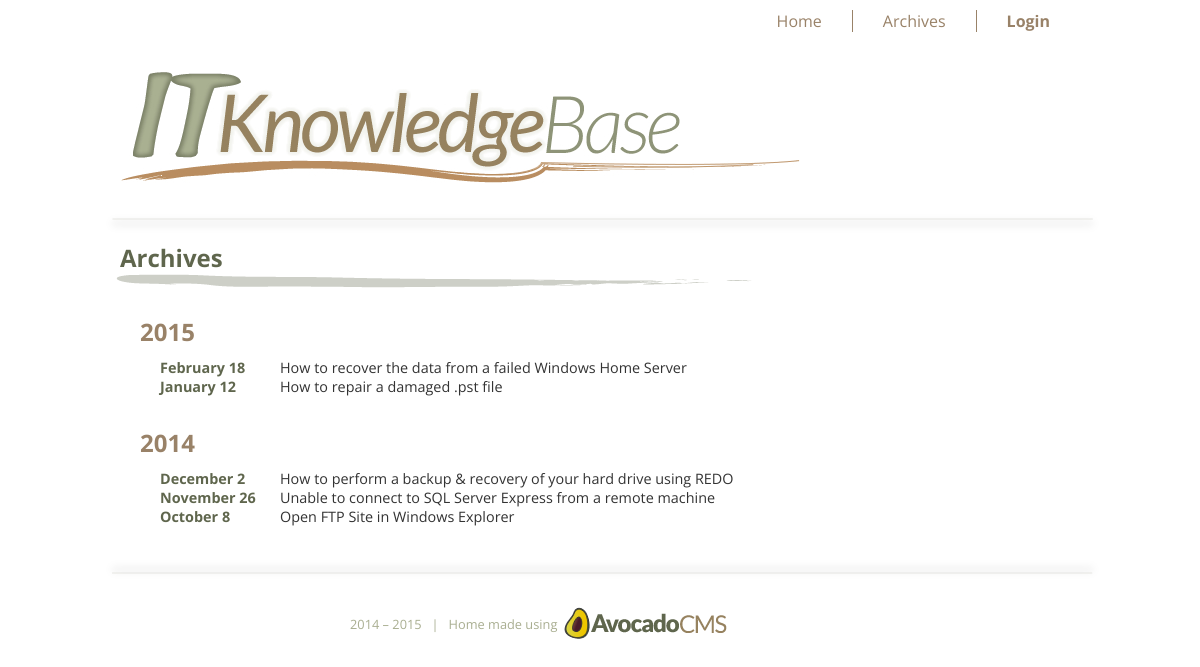
/archive.php, run on the app's committed database.
### tables this page shows
CREATE TABLE IF NOT EXISTS `articles` (
  `article_id` int(10) NOT NULL AUTO_INCREMENT,
  `category_id` int(10) NOT NULL,
  `article_title` varchar(100) NOT NULL,
  `article_date` date NOT NULL,
  `article_editDate` date DEFAULT NULL,
  `article_author` varchar(50) NOT NULL,
  `article_keywords` text NOT NULL,
  `article_image` text NOT NULL,
  `article_content` text NOT NULL,
  PRIMARY KEY (`article_id`),
  FULLTEXT KEY `article_content` (`article_content`)
);

### archive.php (the view, shortened to what this page needs)
<!doctype html>
<html>
    <head>
	<link rel="stylesheet" type="text/css" href="css/style.css" media="all">
    </head>
    <body>
    	<div class="container">
            <?php include ('includes/header.php'); ?>
            <div id="top-separator-archives"><img src="images/top-separator.png" alt="top border"></div>
            <div id="archive-heading"><h2>Archives</h2></div>
			<div id="archive-wrapper">
			<?php
				include ('includes/database.php');
				$get_article_year = "select article_date from articles
									 group by Year(article_date)
									 order by article_date desc";
				$run_article_year = mysqli_query($db, $get_article_year);
				while ($row_article_year =  mysqli_fetch_array($run_article_year)) {
					$article_year = date_create($row_article_year['article_date']);
					$article_year = date_format($article_year, 'Y');
					echo "<div id='archive-area'>
						  <h2>$article_year</h2>
						  <table>";
					$get_year_articles = "select * from articles
										  where Year(article_date) = '$article_year'
										  order by article_date desc";
					$run_year_articles = mysqli_query($db, $get_year_articles);
					while ($row_year_articles = mysqli_fetch_array($run_year_articles)) {
							$article_id = $row_year_articles['article_id'];
							$article_title = $row_year_articles['article_title'];
							$article_date = date_create($row_year_articles['article_date']);
							$article_date = date_format($article_date, 'F j');
							echo "<tr>
									<td class='articleDate'>$article_date</td>
									<td class='articleTitle'><a href='details.php?article=$article_id'>$article_title</a></td>
								  </tr>";
					}
					echo "</table>
						  </div> ";
				}
            ?>
			</div>
            <div id="bottom-separator"><img src="images/bottom-separator.png" alt="bottom border"></div>
            <?php include ("includes/footer.php"); ?>
        </div>
    </body>
</html>

### css/style.css (style rules this page uses)
body,div,dl,dt,dd,ul,ol,li,h1,h2,h3,h4,h5,h6,pre,form,fieldset,input,textarea,p,th,td { margin:0; padding:0; }
table { border-collapse:collapse; border-spacing:0; }
fieldset,img { border:0; }
body { font-family: 'Lao UI', 'Open Sans', 'Myriad Pro', Arial, Helvetica, sans-serif; }
.container { max-width: 1000px; margin: auto; }
#articles_area h1, h2, h3 { margin-bottom: 20px; }
table td { padding-bottom: 20px; }
#archive-heading { width: 649px; background-image: url("../images/top-brush.png"); background-repeat: no-repeat; background-position: left top; padding: 0 0 1px 10px; margin-left: 10px; }
#archive-heading h2 { color: #5F664D; }
#archive-area { width: 75%; float: left; padding: 0 0 30px 20px; }
#archive-area h2 { color: #998268; margin-bottom: 10px; }
#archive-wrapper { padding: 20px 0 0 20px; }
#archive-area table { width: 850px; }
#archive-area table td { font-size: .9em; padding: 0 0 0 20px; }
.articleDate { width: 100px; font-weight: bold; color: #5F664D; }
.articleTitle a { text-decoration: none; color: #333333; }

### data on the page
articles: article_date "February 18", article_title "How to recover the data from a failed Windows Home Server"
articles: article_date "January 12", article_title "How to repair a damaged .pst file"
articles: article_date "December 2", article_title "How to perform a backup & recovery of your hard drive using REDO"
articles: article_date "November 26", article_title "Unable to connect to SQL Server Express from a remote machine"
articles: article_date "October 8", article_title "Open FTP Site in Windows Explorer"

### other printed values
$article_year "2015"
$article_year "2014"
$startYear "2014"
